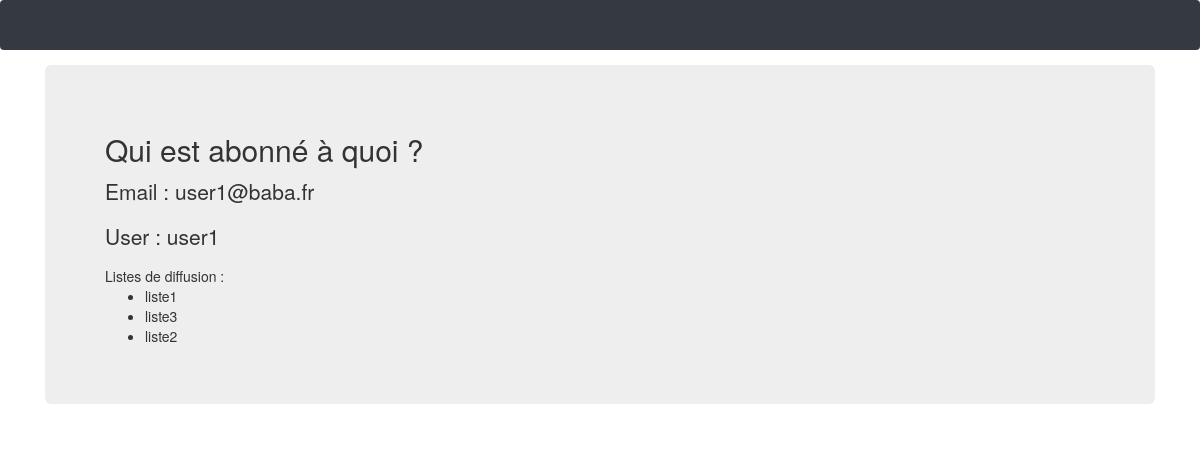
Screenshot of /lesTaches/email/1 with the database file from the repository.
### lesTaches/models.py (models this page shows, shortened)
class Email(models.Model):
    mail = models.CharField(max_length=30)
    user = models.ForeignKey(Utilisateur, on_delete=models.CASCADE,null=True, related_name='emails')

class Utilisateur(models.Model):
    nom = models.CharField(max_length=30)
    def __str__(self):
        return "%s" % (self.nom)

class ListeDiffusion(models.Model):
    listeName = models.CharField(max_length=30)
    email = models.ManyToManyField(Email, related_name='listes')
    def __str__(self):
        return self.listeName

### lesTaches/views.py (the view)
# urls.py: path('email/<pk>', views.email_detail, name="email"),
def email_detail(request, pk):
    email = Email.objects.get(pk=pk)
    user = email.user
    listes_abonnees = email.listes.all()
    template = 'email_detail.html'
    context = {'user': user, 'email': email.mail, 'listes': listes_abonnees }
    return render(request, template, context)

### lesTaches/templates/email_detail.html (shortened to what this page needs)
{% extends 'base.html' %}
{% block content %}
<h2>Qui est abonné à quoi ? </h2>
<p>
Email : {{email}}
</p>
<p>
User : {{user}}
</p>
Listes de diffusion :
<ul>
{% for liste in listes %}
    <li>{{ liste }}</li>
{% endfor %}
</ul>
{% endblock %}

### rows the page displays
Email: mail "user1@baba.fr"
Utilisateur: nom "user1"
ListeDiffusion: listeName "liste1"
ListeDiffusion: listeName "liste3"
ListeDiffusion: listeName "liste2"
